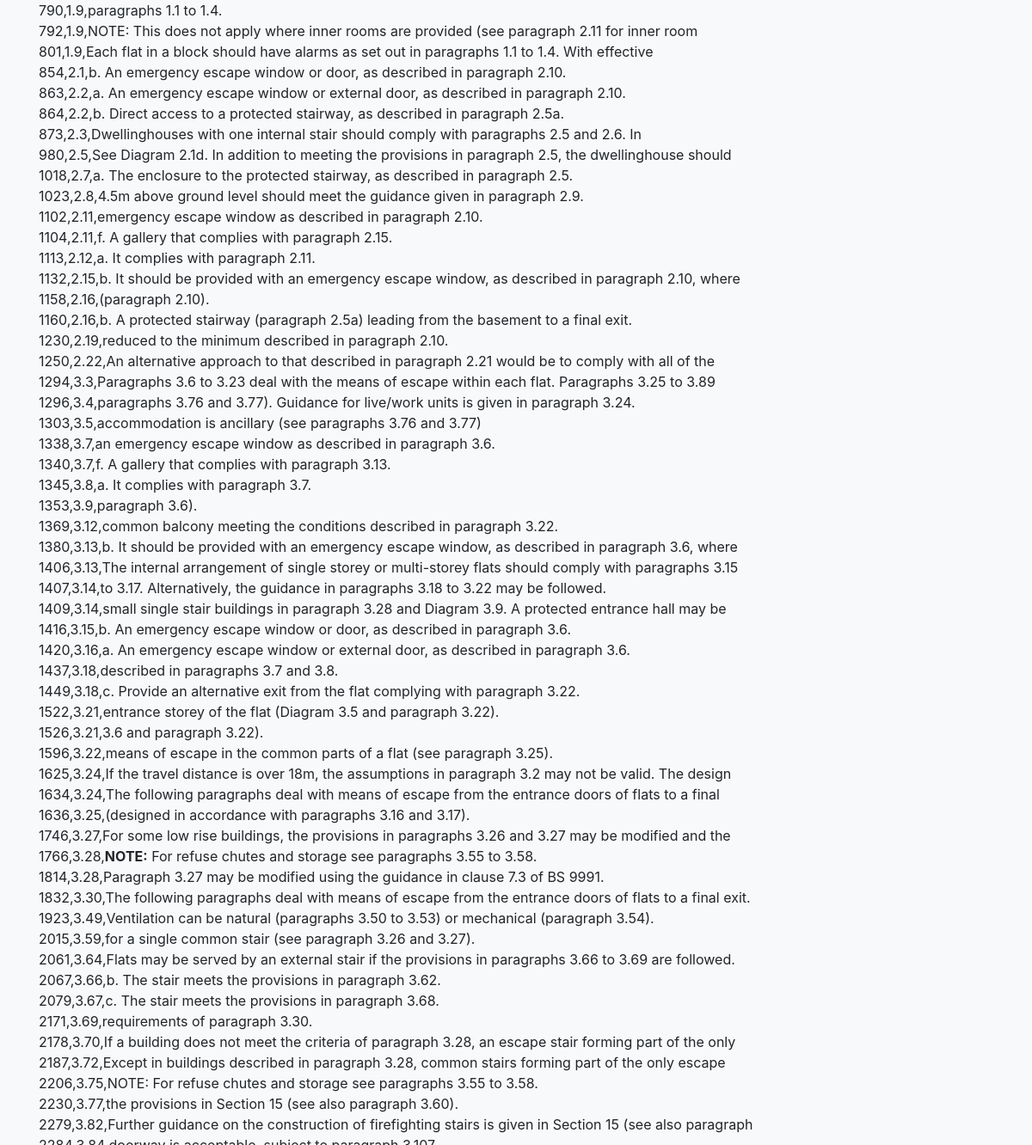
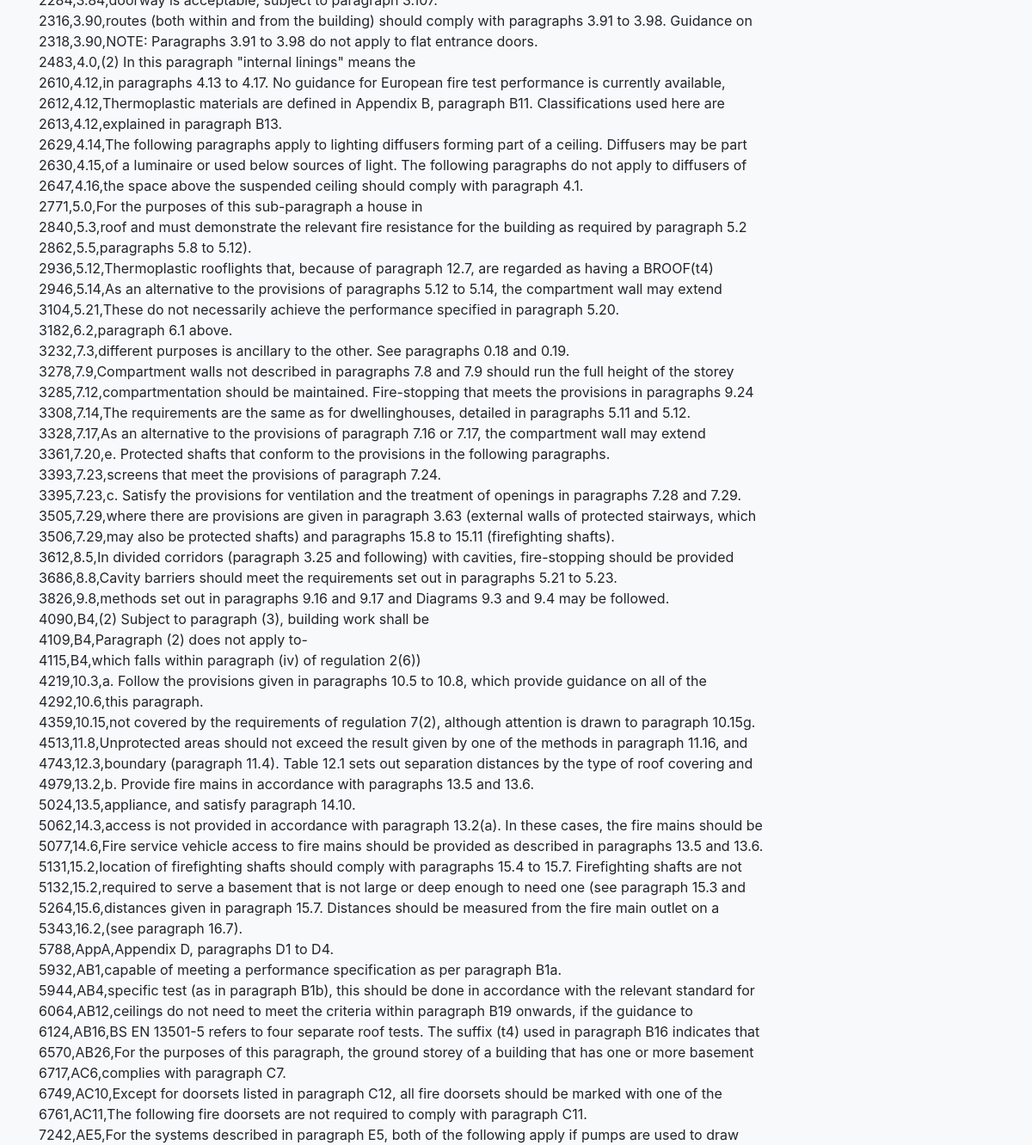
Screenshot of /Util_clauselinkreport.php with the database file from the repository (2 pictures, top to bottom).
### tables this page shows
CREATE TABLE `B1v12019` (
  `ID` int(5) NOT NULL AUTO_INCREMENT,
  `Section` varchar(3) DEFAULT '',
  `Page` varchar(25) DEFAULT '',
  `Para` varchar(6) DEFAULT '',
  `Data1` varchar(135) DEFAULT '',
  `Data2` varchar(129) DEFAULT '',
  `Data3` varchar(97) DEFAULT '',
  `Data4` varchar(65) DEFAULT '',
  `Data5` varchar(64) DEFAULT '',
  `Data6` varchar(54) DEFAULT '',
  `Data7` varchar(54) DEFAULT '',
  `Data8` varchar(55) DEFAULT '',
  PRIMARY KEY (`ID`),
  UNIQUE KEY `ID` (`ID`) USING BTREE,
  KEY `ID_2` (`ID`)
);

### Fparaindex.php (called while the page is built, shortened)
<?php
function Fparaindex (){
  global $mysqli;
  $paraquery = "SELECT `ID`,`Para` FROM `B1v12019` GROUP BY `Para` ORDER BY `ID` ASC ";
  $pararesult = $mysqli->query($paraquery);
 return $pararesult;
}
 ?>

### FIDreturn.php (called while the page is built, shortened)
<?php
function FIDreturn ($IDno){
  global $mysqli;
  if (!function_exists('Fparaindex')){
    include "Fparaindex.php";
  }
  $paraindex = Fparaindex();
  while ($test = mysqli_fetch_array($paraindex))
  {
    if (intval($IDno) <= intval($test['ID']))
      {
        $nextclause=$test['Para'];
        break;
      }
    }
  if (!function_exists('Fparareturn')){
    include "Fparareturn.php";
  }
  $id=Fparareturn($nextclause);
  if (!function_exists('FIDprev')){
    include "FIDprev.php";
  }
  $previd = FIDprev($id);
  $paraindex = Fparaindex();
  while ($test = mysqli_fetch_array($paraindex))
  {
    if (intval($previd) == intval($test['ID']))
    {
      $clause=$test['Para'];
      break;
    }
  }
 return $clause;
}
 ?>

### Fparareturn.php (called while the page is built, shortened)
<?php
function Fparareturn ($pno){
  global $mysqli;
  $pquery = "SELECT ID,para FROM B1v12019 WHERE para='$pno'";
  $presult = $mysqli->query($pquery);
  $prow = mysqli_fetch_array($presult);
  $pid = $prow['ID'];
 return $pid;
}
 ?>

### FIDprev.php (called while the page is built, shortened)
<?php
function FIDprev($idno){
  global $mysqli;
  $count=0;
  $query = "SELECT ID FROM B1v12019 GROUP BY Para ORDER BY ID ASC ";
  if ($result = $mysqli->query($query)) {
    while ($row = mysqli_fetch_array($result)){
      if ($row['ID'] == $idno)
        {
          $row_number = $count;
          $prev_row = $row_number-1;
          break;
        }
      ++$count;
    }
    $result = $mysqli->query($query);
    $resultarray = mysqli_fetch_all($result);
    $previdno = $resultarray[$prev_row][0];
}
 return $previdno;
}
 ?>

### Util_clauselinkreport.php (the view, shortened to what this page needs)
<!doctype html>
<html lang-"en">
<head>
<link rel="stylesheet" href="https://stackpath.bootstrapcdn.com/bootstrap/4.4.1/css/bootstrap.min.css">
</head>
<body>
<body style="background-color:#f8f9fa;">
<div class="container" style="margin-top3:30px">
  <?php
    $mysqli=Fdbconn();
    $query = "SELECT ID,Para,Data1 FROM B1v12019 WHERE Data1 LIKE '%paragraph%' ";
    $result = $mysqli->query($query);
    include "FIDreturn.php";
    while ($item = mysqli_fetch_array($result))
    {
     echo $item['ID'];
     echo ',';
     echo FIDreturn($item['ID']);
     echo ',';
     echo $item['Data1'];
    }
    ?>
</div>
</body>
</html>

### Util_clauselinkreport.php (style rules this page uses)
body { background-color:#fff; }

### rows the page displays
b1v12019: ID "790", ID "1.9", Data1 "paragraphs 1.1 to 1.4."
b1v12019: ID "792", ID "1.9", Data1 "NOTE: This does not apply where inner rooms are provided (see paragraph 2.11 for inner room"
b1v12019: ID "801", ID "1.9", Data1 "Each flat in a block should have alarms as set out in paragraphs 1.1 to 1.4. With effective"
b1v12019: ID "854", ID "2.1", Data1 "b. An emergency escape window or door, as described in paragraph 2.10."
b1v12019: ID "863", ID "2.2", Data1 "a. An emergency escape window or external door, as described in paragraph 2.10."

### other values shown
$item['ID'] "864"
FIDreturn($item['ID']) "2.2"
$item['Data1'] "b. Direct access to a protected stairway, as described in paragraph 2.5a."
$item['ID'] "873"
FIDreturn($item['ID']) "2.3"
$item['Data1'] "Dwellinghouses with one internal stair should comply with paragraphs 2.5 and 2.6. In"
$item['ID'] "980"
FIDreturn($item['ID']) "2.5"
$item['Data1'] "See Diagram 2.1d. In addition to meeting the provisions in paragraph 2.5, the dwellinghouse should"
$item['ID'] "1018"
FIDreturn($item['ID']) "2.7"
$item['Data1'] "a. The enclosure to the protected stairway, as described in paragraph 2.5."
$item['ID'] "1023"
FIDreturn($item['ID']) "2.8"
$item['Data1'] "4.5m above ground level should meet the guidance given in paragraph 2.9."
